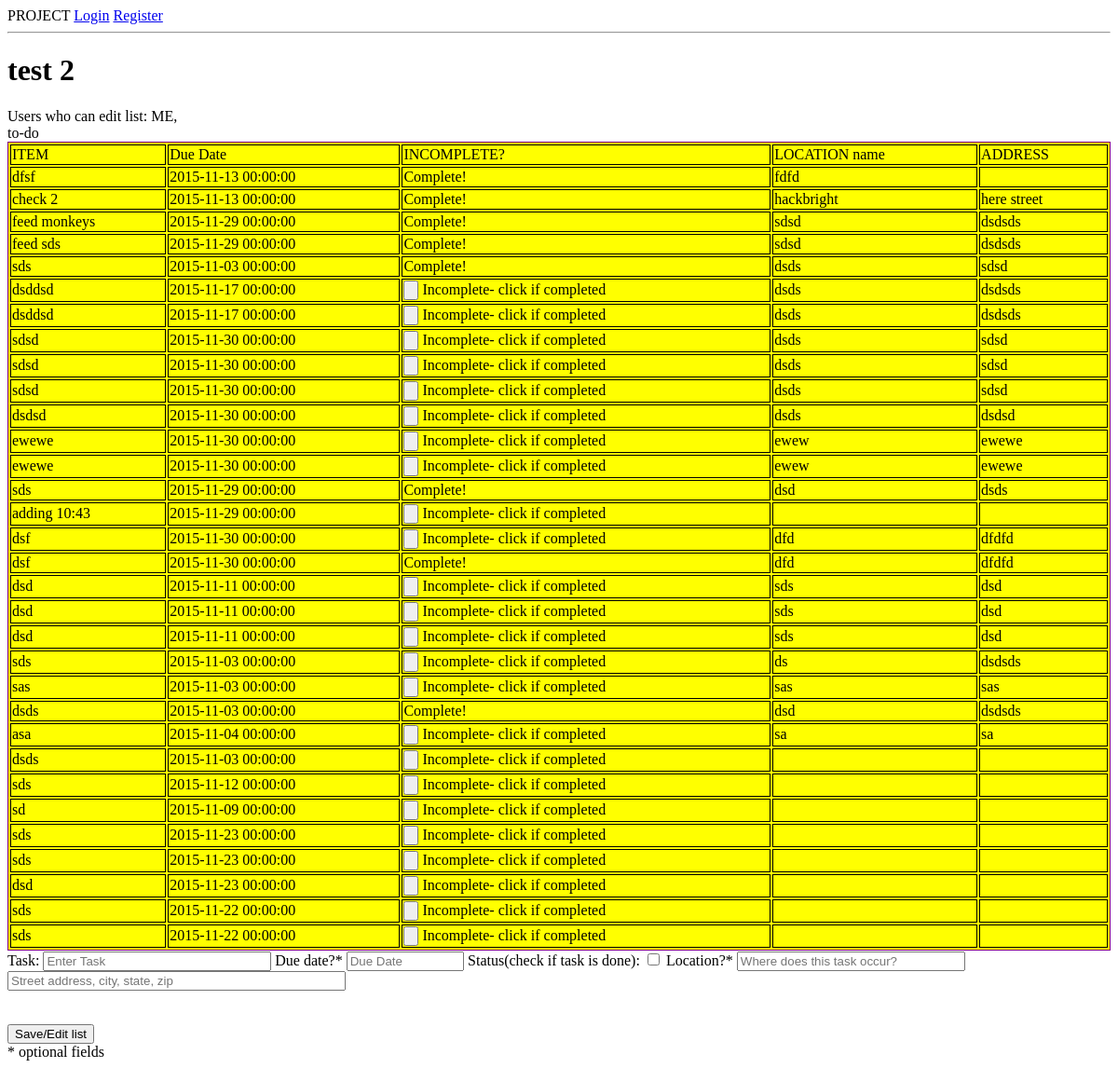
The app's page /lists/121, older data.
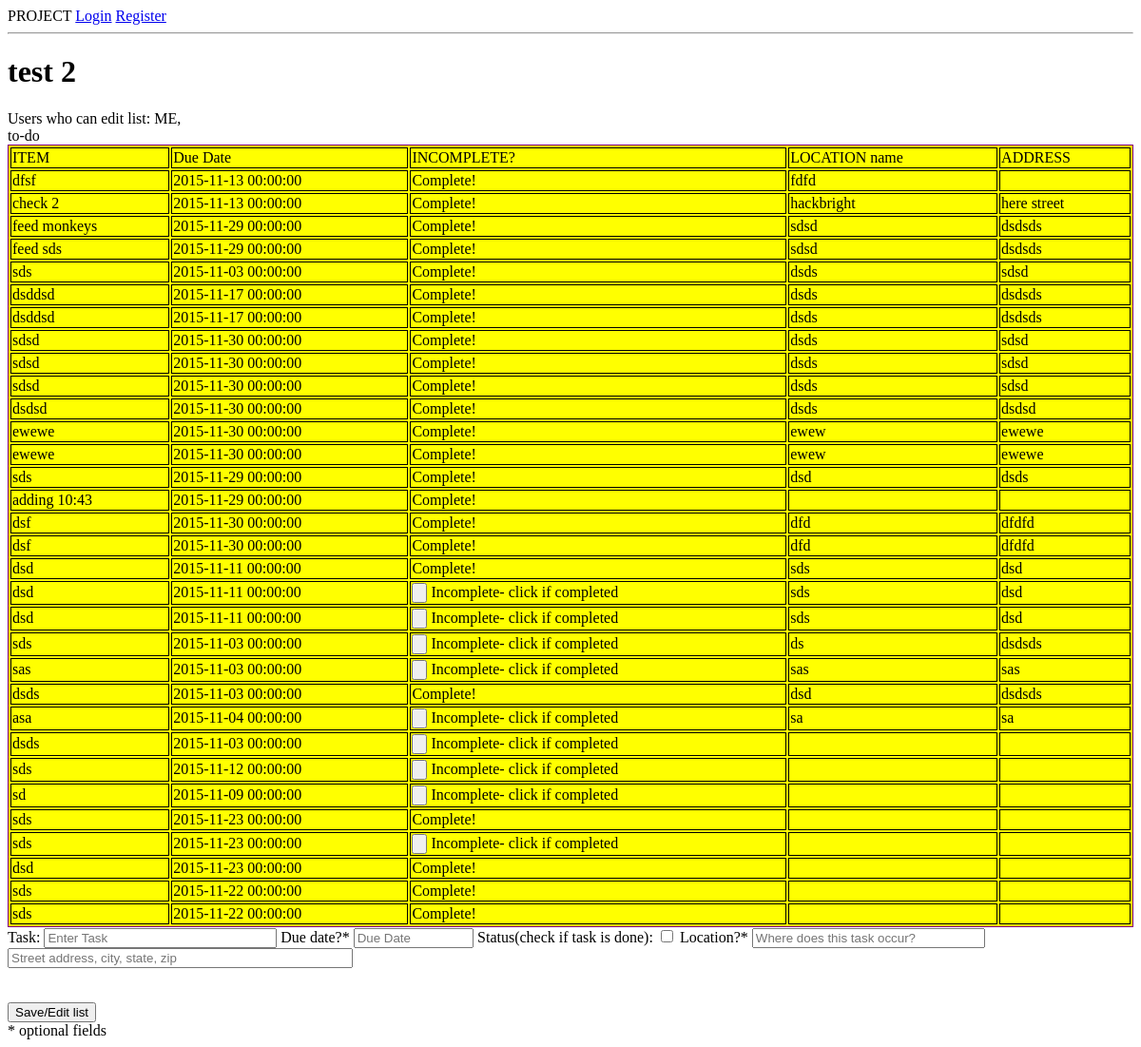
The same page, newer data.
### model.py (models this page shows, shortened)
class List(db.Model):
    __tablename__ = "lists"
    list_id = db.Column(db.Integer, autoincrement=True, primary_key=True)
    name = db.Column(db.String(20), nullable=False)
    list_type = db.Column(db.String(20))
    due_date_list = db.Column(db.DateTime, nullable=True)
    list_location_name = db.Column(db.String(50), nullable=True)
    list_location_address = db.Column(db.String(100), nullable=True)
    created_by = db.Column(db.String(50), nullable = False)

class Group(db.Model):
    __tablename__ = "groups"
    group_id = db.Column(db.Integer, autoincrement=True, primary_key=True)
    user_id = db.Column(db.Integer,db.ForeignKey('users.user_id'))
    list_id = db.Column(db.Integer,db.ForeignKey('lists.list_id'))
    permission = db.Column(db.Boolean, nullable = False, default = True)
    user = db.relationship("User",
                           backref=db.backref("groups"))
    checklist = db.relationship("List",
                            backref=db.backref("groups"))
    def __repr__(self):
        return "Group ID: {}, User ID: {}, List ID: {}".format(self.group_id,
                                                                self.user_id,
                                                                self.list_id,
                                                                self.permission)

class User(db.Model):
    __tablename__ = "users"
    user_id = db.Column(db.Integer, autoincrement=True, primary_key=True)
    name=db.Column(db.String(20), nullable=False)
    email = db.Column(db.String(64), nullable=False)
    password = db.Column(db.String(64), nullable=False)
    mobile = db.Column(db.Integer, nullable=False)
    user_location_name = db.Column(db.String, nullable = True)
    user_location_address = db.Column(db.String(100), nullable = True)

class To_Do(db.Model):
    __tablename__ = "to_dos"
    to_do_id = db.Column(db.Integer, autoincrement=True, primary_key=True)
    list_id = db.Column(db.Integer, db.ForeignKey('lists.list_id'))
    item = db.Column(db.String(64), nullable=False)
    due_date_todo = db.Column(db.DateTime, nullable=True)
    status_notdone = db.Column(db.Boolean, nullable=False, default=True)
    todo_location_name = db.Column(db.String(100), nullable=True)
    todo_location_address = db.Column(db.String(100), nullable=True)
    list_todo = db.relationship("List",
                                backref=db.backref("to_dos"))

### server.py (the view)
@app.route('/lists/<int:list_id>')
def lists(list_id):
    this_list = List.query.filter_by(list_id=list_id).one()
    permissions = Group.query.filter_by(list_id=list_id).all()
    print permissions
    list_type = this_list.list_type
    print list_type
    return render_template("list_items.html", this_list=this_list,
                                            permissions=permissions,
                                            list_type=list_type)

### templates/list_items.html (shortened to what this page needs)
{% extends 'base.html' %}
{% block content %}
<div id="list-items" data-type="{{ this_list.list_type }}">
    <h1 id="list-items-title">{{this_list.name}}</h1>
    <div id="list_permissions">
        Users who can edit list:
        {% for user in permissions %}
            {{ user.user.name }},
        {% endfor %}
    </div>
    {% if this_list.list_type=='to-do' %}
            to-do <br>
        <div id="todo_list">
            <table id="listItemsTable">
                <thead><tr>
                    <td>ITEM</td>
                    <td>Due Date</td>
                    <td>INCOMPLETE?</td>
                    <td>LOCATION name</td>
                    <td>ADDRESS</td>
                </tr></thead>
                <tbody>
                    {% for item in this_list.to_dos %}
                        <div class="todo_item">
                            <tr>
                                <td>{{ item.item }}</td>
                                <td>{{ item.due_date_todo }}</td>
                                <td>
                                    {% if item.status_notdone==True %}
                                        <input type="button" class="doneButton" data-listtype="ToDo" name="status_done" id="{{ item.to_do_id }}">
                                        Incomplete- click if completed
                                    {% else %}
                                        Complete!
                                    {% endif %}</td>
                                <td>{{ item.todo_location_name }}</td>
                                <td>{{ item.todo_location_address }}</td>
                            </tr>
                        </div>
                    {% endfor %}
                </tbody>
            </table>
        </div>
        <div class="todo_item">
            <form id="new-todo-item" style="none;" action="/new_todo/{{ this_list.list_id }}" method="POST">
                <div id = "item-wrapper">
                    <div class="todo_field">
                        Task:
                        <input type="text" class="list_row" name="item" placeholder="Enter Task" style="width: 20%;">
                        Due date?*
                        <input type="text" name="due_date_todo" class="datepicker" placeholder="Due Date" style="width:10%">
                       Status(check if task is done):
                        <input type="checkbox" class="list_row" name="status_notdone">
                       Location?*
                        <input type="text" name="todo_location_name" placeholder="Where does this task occur?" style="width:20%">
                        <input type="text" name="todo_location_address" placeholder="Street address, city, state, zip" style="width:30%"><br><br>
                     </div>
                </div><br>
                <input type="submit" name="todo" id="formSubmitId" value="Save/Edit list"></input><br>
                * optional fields
            </form>
        </div>
    {% endif %}
</div>
{% endblock %}

### templates/base.html (shortened to what this page needs)
<!doctype html>
<html>
<head>
  <link rel="stylesheet" href="//code.jquery.com/ui/1.11.4/themes/smoothness/jquery-ui.css">
  <link rel="stylesheet" href="/static/css/mycss.css">
</head>
<body>
PROJECT
{% if "user_id" in session %}
    <a href="/logout">Logout</a>
{% else %}
    <a href="/login">Login</a>
    <a href="/register">Register</a>
{% endif %}
<hr>
{% block content %}
{% endblock %}
</body>
</html>

### static/css/mycss.css (style rules this page uses)
#listItemsTable { border : 1px solid purple; width : 100%; background-color: yellow; }
tr,td { border : 1px solid black; }

Row changes from the older to the newer data that the page shows:
changed To_Do (number 6 of 32 on the later page): status_notdone "Incomplete- click if completed" → "Complete!"
changed To_Do (number 7 of 32 on the later page): status_notdone "Incomplete- click if completed" → "Complete!"
changed To_Do (number 8 of 32 on the later page): status_notdone "Incomplete- click if completed" → "Complete!"
changed To_Do (number 9 of 32 on the later page): status_notdone "Incomplete- click if completed" → "Complete!"
changed To_Do (number 10 of 32 on the later page): status_notdone "Incomplete- click if completed" → "Complete!"
changed To_Do "dsdsd": status_notdone "Incomplete- click if completed" → "Complete!"
changed To_Do (number 12 of 32 on the later page): status_notdone "Incomplete- click if completed" → "Complete!"
changed To_Do (number 13 of 32 on the later page): status_notdone "Incomplete- click if completed" → "Complete!"
changed To_Do "adding 10:43": status_notdone "Incomplete- click if completed" → "Complete!"
changed To_Do (number 16 of 32 on the later page): status_notdone "Incomplete- click if completed" → "Complete!"
changed To_Do (number 18 of 32 on the later page): status_notdone "Incomplete- click if completed" → "Complete!"
changed To_Do (number 28 of 32 on the later page): status_notdone "Incomplete- click if completed" → "Complete!"
changed To_Do (number 30 of 32 on the later page): status_notdone "Incomplete- click if completed" → "Complete!"
changed To_Do (number 31 of 32 on the later page): status_notdone "Incomplete- click if completed" → "Complete!"
changed To_Do (number 32 of 32 on the later page): status_notdone "Incomplete- click if completed" → "Complete!"
